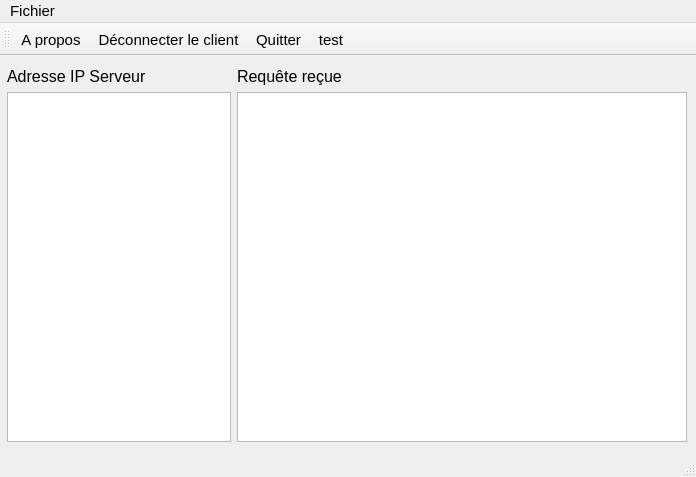
<?xml version="1.0" encoding="UTF-8"?>
<ui version="4.0">
 <class>ServeurMainWindow</class>
 <widget class="QMainWindow" name="ServeurMainWindow">
  <property name="geometry">
   <rect>
    <x>0</x>
    <y>0</y>
    <width>696</width>
    <height>477</height>
   </rect>
  </property>
  <property name="font">
   <font>
    <pointsize>11</pointsize>
   </font>
  </property>
  <property name="windowTitle">
   <string>Serveur Information Ordinateur</string>
  </property>
  <widget class="QWidget" name="centralWidget">
   <layout class="QHBoxLayout" name="horizontalLayout_2">
    <property name="spacing">
     <number>0</number>
    </property>
    <property name="leftMargin">
     <number>7</number>
    </property>
    <property name="rightMargin">
     <number>0</number>
    </property>
    <item>
     <layout class="QHBoxLayout" name="horizontalLayout">
      <item>
       <layout class="QVBoxLayout" name="verticalLayout">
        <item>
         <widget class="QLabel" name="labelIp">
          <property name="font">
           <font>
            <pointsize>12</pointsize>
           </font>
          </property>
          <property name="text">
           <string>Adresse IP Serveur</string>
          </property>
         </widget>
        </item>
        <item>
         <widget class="QListWidget" name="listWidgetIp">
          <property name="font">
           <font>
            <family>MS Shell Dlg 2</family>
            <pointsize>11</pointsize>
           </font>
          </property>
         </widget>
        </item>
       </layout>
      </item>
      <item>
       <layout class="QVBoxLayout" name="verticalLayout_2">
        <item>
         <widget class="QLabel" name="labelEtat">
          <property name="font">
           <font>
            <pointsize>12</pointsize>
           </font>
          </property>
          <property name="text">
           <string>Requête reçue</string>
          </property>
         </widget>
        </item>
        <item>
         <widget class="QTextEdit" name="textEditEtat">
          <property name="minimumSize">
           <size>
            <width>450</width>
            <height>0</height>
           </size>
          </property>
         </widget>
        </item>
       </layout>
      </item>
     </layout>
    </item>
    <item>
     <widget class="QLabel" name="labelPort">
      <property name="text">
       <string/>
      </property>
     </widget>
    </item>
   </layout>
  </widget>
  <widget class="QMenuBar" name="menuBar">
   <property name="geometry">
    <rect>
     <x>0</x>
     <y>0</y>
     <width>696</width>
     <height>25</height>
    </rect>
   </property>
   <widget class="QMenu" name="menuFichier">
    <property name="title">
     <string>Fichier</string>
    </property>
    <addaction name="actionA_propos"/>
    <addaction name="actionD_connecter_le_client"/>
    <addaction name="separator"/>
    <addaction name="actionQuitter"/>
    <addaction name="actiontest"/>
   </widget>
   <addaction name="menuFichier"/>
  </widget>
  <widget class="QStatusBar" name="statusBar">
   <property name="font">
    <font>
     <pointsize>12</pointsize>
     <weight>75</weight>
     <bold>true</bold>
    </font>
   </property>
  </widget>
  <widget class="QToolBar" name="toolBar">
   <property name="windowTitle">
    <string>toolBar</string>
   </property>
   <attribute name="toolBarArea">
    <enum>TopToolBarArea</enum>
   </attribute>
   <attribute name="toolBarBreak">
    <bool>false</bool>
   </attribute>
   <addaction name="actionA_propos"/>
   <addaction name="actionD_connecter_le_client"/>
   <addaction name="actionQuitter"/>
   <addaction name="actiontest"/>
  </widget>
  <action name="actionQuitter">
   <property name="icon">
    <iconset resource="icones.qrc">
     <normaloff>:/images/Windows-Close-Program-icon.png</normaloff>:/images/Windows-Close-Program-icon.png</iconset>
   </property>
   <property name="text">
    <string>Quitter</string>
   </property>
   <property name="shortcut">
    <string>Ctrl+Q</string>
   </property>
  </action>
  <action name="actionA_propos">
   <property name="icon">
    <iconset resource="icones.qrc">
     <normaloff>:/images/point-interrogation-icon.png</normaloff>:/images/point-interrogation-icon.png</iconset>
   </property>
   <property name="text">
    <string>A propos</string>
   </property>
  </action>
  <action name="actionD_connecter_le_client">
   <property name="icon">
    <iconset resource="icones.qrc">
     <normaloff>:/images/Exit.png</normaloff>:/images/Exit.png</iconset>
   </property>
   <property name="text">
    <string>Déconnecter le client</string>
   </property>
  </action>
  <action name="actiontest">
   <property name="icon">
    <iconset resource="icones.qrc">
     <normaloff>:/images/data-center.png</normaloff>:/images/data-center.png</iconset>
   </property>
   <property name="text">
    <string>test</string>
   </property>
  </action>
 </widget>
 <layoutdefault spacing="6" margin="11"/>
 <resources>
  <include location="icones.qrc"/>
 </resources>
 <connections/>
</ui>
